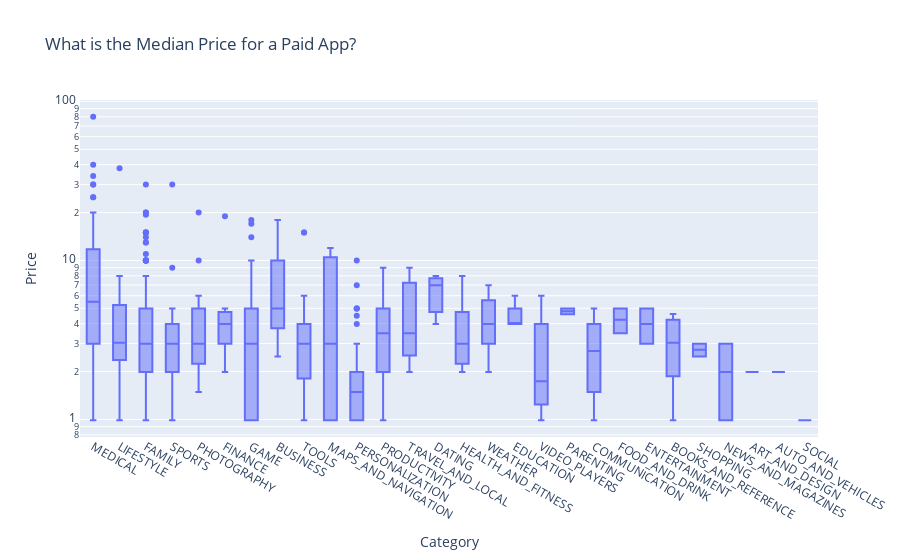

The code cell stored with this chart in its notebook:
### Code cell
price_box = px.box(
    x=df_apps_clean[df_apps_clean.Type == 'Paid']['Category'],
    y=df_apps_clean[df_apps_clean.Type == 'Paid']['Price'],
    title='What is the Median Price for a Paid App?'
)

price_box.update_layout(
    yaxis_title='Price',
    xaxis_title='Category',
    yaxis=dict(type='log'),
    xaxis=dict(categoryorder='max descending')
)

price_box.show()

### Figure 1 — Plotly figure (JSON) as saved in the notebook; plotly's stock layout.template omitted (floating-point values rounded to 4 significant figures; data arrays with more than 128 entries replaced by an {"elided": "..."} marker saying what was removed)
{"data": [{"alignmentgroup": "True", "hovertemplate": "x=%{x}<br>y=%{y}<extra></extra>", "legendgroup": "", "marker": {"color": "#636efa"}, "name": "", "notched": false, "offsetgroup": "", "orientation": "v", "showlegend": false, "type": "box", "x": {"elided": "588 str values"}, "x0": " ", "xaxis": "x", "y": {"elided": "588 float values"}, "y0": " ", "yaxis": "y"}], "layout": {"boxmode": "group", "legend": {"tracegroupgap": 0}, "title": {"text": "What is the Median Price for a Paid App?"}, "xaxis": {"anchor": "y", "categoryorder": "max descending", "domain": [0, 1], "title": {"text": "Category"}}, "yaxis": {"anchor": "x", "domain": [0, 1], "title": {"text": "Price"}, "type": "log"}}}
